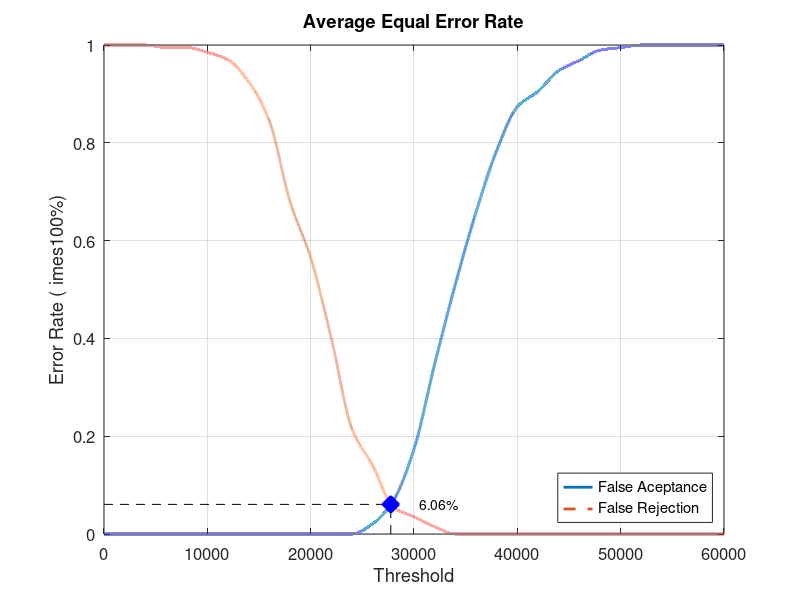
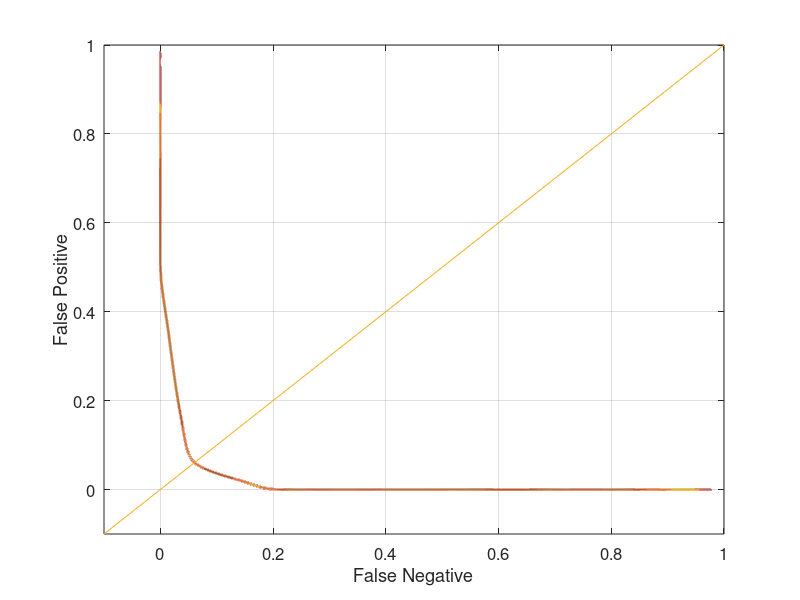

These charts were generated, in order, by the following MATLAB code:
close all;
clear;
clc;
x = 0:2000:60000;
xq = 0:0.5:60000;

y0 = [0 0 0 0 0 0 0 0 0 0 0 0 0 0.0210526 0.0684211 0.173684 0.347368 0.510526 0.657895 0.784211 0.873684 0.905263 0.947368 0.968421 0.989474 0.994737 1 1 1 1 1]
yy0 = interp1(x, y0, xq, 'pchip');
y1 = [1 1 1 0.995 0.995 0.985 0.97 0.925 0.845 0.68 0.565 0.4 0.215 0.14 0.055 0.035 0.015 0 0 0 0 0 0 0 0 0 0 0 0 0 0]
yy1 = interp1(x, y1, xq, 'pchip');

% Calculating EER: 
y2 = abs(y0 - y1);
find(y2 == min(y2))
yy2 = abs(yy0 - yy1);
xEER = find(yy2 == min(yy2));
xEERIndex = xq(xEER) % X-axis EER
yEER = yy0(xEER) % Y-axis EER

main = figure
plot(xq, yy0,'-','LineWidth', 2);	hold on
plot(xq, yy1,'--','LineWidth', 2);	hold on
plot([xEERIndex xEERIndex], [0 yEER], 'k--');	hold on
plot([0 xEERIndex], [yEER yEER], 'k--');	hold on
plot(xEERIndex, yEER, 'bx', 'LineWidth', 10);	hold on
text(xEERIndex + 10 * xEERIndex / 100, yEER, [num2str(round((10000 * yEER)) / 100) '%'])
legend('False Aceptance', 'False Rejection', 'Location', 'SouthEast')
xlabel('Threshold')
ylabel('Error Rate (	imes100%)')
title('Average Equal Error Rate')
set(gca, 'FontSize', 12)
axis([0 60000 0 1])
grid on

print(main, 'Database4_4Main', '-dpng');
FNRxFPR = figure('Color', [1 1 1]);
plot(yy1, yy0, '-', yy1, yy0, 'LineWidth', 2);
hold on
y = -0.1:0.1:1
plot(y, y); 
set(gca, 'FontSize', 12)
xlabel('False Negative')
ylabel('False Positive')
axis([-0.1 1 -0.1 1])
set(gca, 'FontSize', 12)
grid on

print(FNRxFPR, 'Database4_4FNRxFPR','-dpng');
